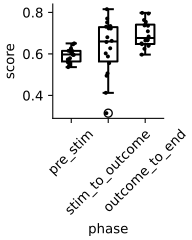

Source code (Python):
# %% This is to answer q4: During which trial segment is variable C best decoded?
# Trial start -> Stim start
# Stim start -> Outcome
# Outcome -> Trial end
# Not enough data / no differences

import numpy as np
import pandas as pd
from pathlib import Path

import matplotlib.pyplot as plt
import seaborn as sns
from sklearn.discriminant_analysis import LinearDiscriminantAnalysis as LDA
from sklearn.model_selection import LeaveOneGroupOut, cross_val_score
from sklearn.pipeline import make_pipeline
from sklearn.preprocessing import StandardScaler
from tqdm.auto import tqdm, trange

from utils import (
    build_sklearn_trial_dataset,
    load_mouse_data,
    make_leave_one_group_majority_scorer,
    spikes_to_firing_rate_matrix,
)

# your path to the dataset
dataset_folder = Path("data")

cv = LeaveOneGroupOut()
clf = LDA(solver="eigen", shrinkage="auto", priors=[0.5, 0.5])
# use logistic regression instead
from sklearn.linear_model import LogisticRegression

clf = LogisticRegression(penalty="l2", class_weight="balanced")

pipeline = make_pipeline(StandardScaler(), clf)
trial_level_scorer = make_leave_one_group_majority_scorer(random_state=0)

# %% Loading trials data

# collect all trial_data.csv into one DataFrame
all_trials = []
columns = ["variable_C", "trial_start", "stim_start", "outcome", "trial_end"]

for ii in range(1, 19):
    trialdata_filename = dataset_folder / str(ii) / "trial_data.csv"
    df_mouse = pd.read_csv(trialdata_filename, usecols=columns)
    df_mouse["mouse_id"] = ii
    # put `mouse_id` as the first column
    df_mouse = df_mouse[["mouse_id"] + columns]
    all_trials.append(df_mouse)

trials_df = pd.concat(all_trials, ignore_index=True)
# trails_df.to_csv(dataset_folder / 'output/trials_info.csv')

trials_df


# %% the dataset is quite unbalanced, especially class `1` in `variable_C`

for mouse_id, group in trials_df.groupby("mouse_id"):
    unique_counts = group["variable_C"].value_counts()
    print(f"Mouse ID: {mouse_id}")
    print("Unique elements and their counts:")
    print(unique_counts)
    print("-" * 40)


# %% drop all rows where `variable_C` is `1`

trials_df = trials_df.query("variable_C != 1")


# %% convert spikes to firing rate matrix

mouse_id: int = 1
cluster_data = load_mouse_data(mouse_id, dataset_folder, verbose=False)
rates_matrix, cluster_ids, bin_edges = spikes_to_firing_rate_matrix(cluster_data)
print(rates_matrix.shape)
print(cluster_ids)
print(bin_edges)


# %% build sklearn trial dataset

section_datasets = build_sklearn_trial_dataset(
    cluster_data,
    trials_df,
    mouse_id=mouse_id,
    bin_width=0.1,
    spike_feature="rate",
)
for section_name, section_data in section_datasets.items():
    print(section_name, section_data["X"].shape, section_data["y"].shape)
    print(section_data["groups"][:8])
    print(section_data["feature_names"][:8])


# %% standard decoding

# loop through "pre_stim", "stim_to_outcome", "outcome_to_end"

for phase in ["pre_stim", "stim_to_outcome", "outcome_to_end"]:
    X = section_datasets[phase]["X"]
    y = section_datasets[phase]["y"]
    groups = section_datasets[phase]["groups"]
    scores = cross_val_score(
        pipeline,
        X,
        y,
        groups=groups,
        cv=cv,
        scoring=trial_level_scorer,
        n_jobs=-1,
    )
    print(f"{phase}: {scores.mean()}")

# %% run with all mice

results = []
# Run decoding for all available mice and print results
for mouse_id in trange(1, 19):
    cluster_data = load_mouse_data(mouse_id, dataset_folder, verbose=False)

    section_datasets = build_sklearn_trial_dataset(
        cluster_data,
        trials_df,
        mouse_id=mouse_id,
        bin_width=0.1,
        spike_feature="rate",
    )

    mouse_scores = {"mouse_id": mouse_id}
    for phase in ["pre_stim", "stim_to_outcome", "outcome_to_end"]:
        X = section_datasets[phase]["X"]
        y = section_datasets[phase]["y"]
        groups = section_datasets[phase]["groups"]
        if X.shape[0] == 0:
            print(f"{phase}: No data.")
            mouse_scores[phase] = None
            continue
        scores = cross_val_score(
            pipeline,
            X,
            y,
            groups=groups,
            cv=cv,
            scoring=trial_level_scorer,
            n_jobs=-1,
        )
        mean_score = scores.mean()
        print(f"{phase}: {mean_score:.4f}")
        mouse_scores[phase] = mean_score
    results.append(mouse_scores)

df_results = pd.DataFrame(results)
df_results.to_csv(f"{Path(__file__).stem}_results.csv", index=False)


# %% plot the results

# pivot the results such that all decoding scores are in one column
df_results_pivot = df_results.melt(
    id_vars=["mouse_id"], var_name="phase", value_name="score"
)
fig, ax = plt.subplots(figsize=(2, 2.5), layout="constrained")
sns.boxplot(
    x="phase",
    y="score",
    data=df_results_pivot,
    fill=None,
    color="black",
    # errorbar=None,
    width=0.5,
)
sns.stripplot(x="phase", y="score", data=df_results_pivot, color="black", size=3)
# rotate the x-axis labels by 45 degrees
ax.set_xticklabels(ax.get_xticklabels(), rotation=45)
sns.despine()
[x.patch.set_visible(False) for x in (fig, ax)]
fig.savefig("q4.svg", transparent=True)
